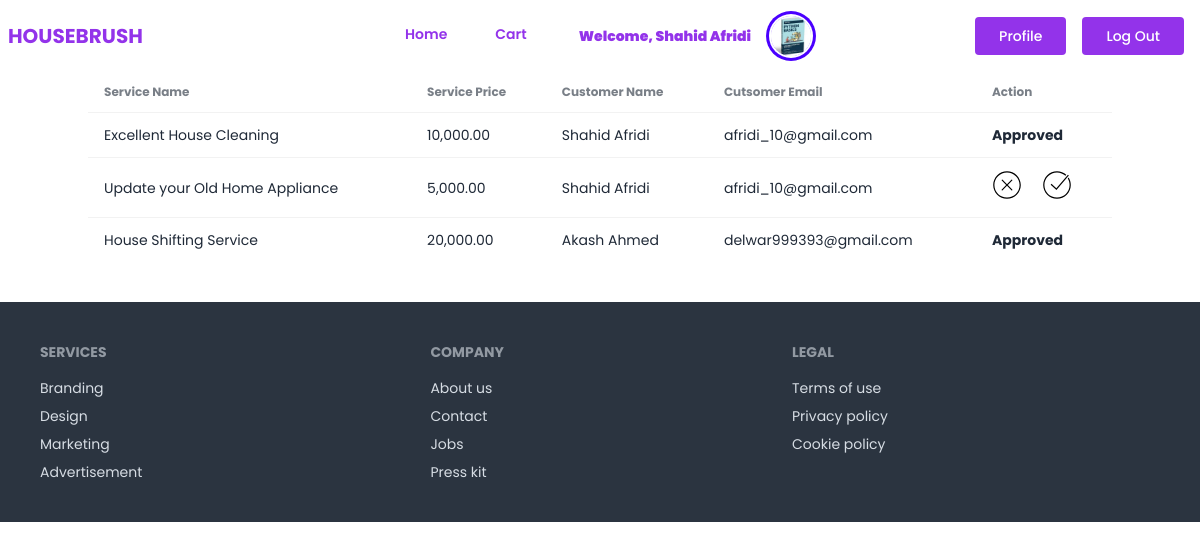
The app's page /services/cart_items/ (signed in), older data.
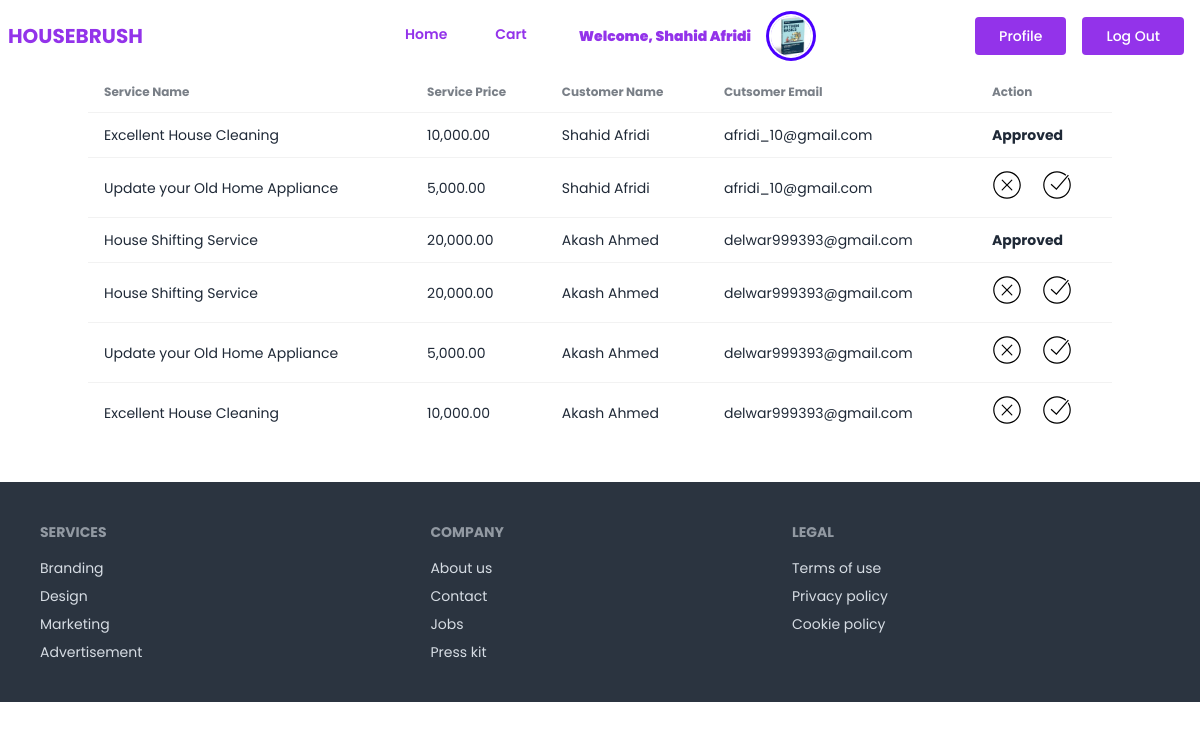
The same page, newer data.
### account/models.py (models this page shows, shortened)
class UserAccount(AbstractUser):
    address = models.TextField()
    image = models.ImageField(upload_to='account/images/')

### service/models.py (models this page shows, shortened)
class Cart(models.Model):
    service = models.ForeignKey(Service, on_delete = models.CASCADE)
    customer = models.ForeignKey(UserAccount, on_delete = models.CASCADE)
    is_order_confirm = models.BooleanField(default=False)

class Service(models.Model):
    service_name = models.CharField(max_length = 100)
    description = models.TextField()
    price = models.DecimalField(max_digits=12,decimal_places=2)
    image = models.ImageField(upload_to = 'service/images/')
    category = models.ForeignKey(Category, on_delete= models.CASCADE)

### service/views.py (the view)
# urls.py: path('cart_items/', CartAllItemsView.as_view(), name='cart_items'),
class CartAllItemsView(LoginRequiredMixin, ListView):
    model = Cart
    template_name = 'service/admin_cart.html'
    context_object_name= 'items'

### service/templates/service/admin_cart.html (shortened to what this page needs)
{% extends "base.html" %}
{% load humanize %}
{% block content %}
<div class="overflow-x-auto">
  <table class="table">
    <thead>
      <tr>
        <th class="font-bold">Service Name</th>
        <th class="font-bold">Service Price</th>
        <th class="font-bold">Customer Name</th>
        <th class="font-bold">Cutsomer Email</th>
        <th class="font-bold">Action</th>
      </tr>
    </thead>
    <tbody>
      {% for item in items %}
        <tr>
            <td>
                {{item.service.service_name}}
            </td>
            <td>
                {{item.service.price|floatformat:2|intcomma }}
            </td>
            <td>{{item.customer.first_name}} {{item.customer.last_name}}</td>
            <td>{{ item.customer.email }}</td>
            <th class="flex gap-5">
                {% if item.is_order_confirm == True %}
                    Approved
                {% else %}
                <a href="{% url "cancel" item.id %}" class="tooltip" data-tip="Cancel Service">
                </a>
                <a href="{% url "confirm" item.id %}" class="tooltip" data-tip="Approve Order">
                  <button class="">
                      <div class="svg-container hover:text-white">
                      </div>
                  </button>
                </a>
                {% endif %}
            </th>
        </tr>
      {% endfor %}
    </tbody>
  </table>
</div>
{% endblock content %}

### core/templates/base.html (shortened to what this page needs)
<!DOCTYPE html>
<html lang="en">
<head>
    <link href="https://cdn.jsdelivr.net/npm/daisyui@4.5.0/dist/full.min.css" rel="stylesheet" type="text/css" />
    <script src="https://cdn.tailwindcss.com"></script>
</head>
<body style="font-family: 'Poppins', sans-serif">
    {% include "navbar.html" %}
    <div class="container mx-auto">
        {% block content %}
        {% endblock content %}
    </div>
    {% include "footer.html" %}
</body>
</html>

### core/templates/navbar.html (shortened to what this page needs)
<div class="navbar bg-base-100">
  <div class="navbar-start">
    <a href="{% url "home" %}" class="text-purple-600 text-xl uppercase font-bold">HouseBrush</a>
  </div>
  <div class="navbar-center hidden lg:flex">
    <ul class="menu menu-horizontal px-1">
      <li>
          <a href="{% url "home" %}" class="block font-semibold mt-4 lg:inline-block lg:mt-0 text-purple-600 hover:text-red-600 hover:font-black mr-4">Home</a>
        </li>
        <li>
          <a href="{% url "cart" %}" class="block font-semibold mt-4 lg:inline-block lg:mt-0 text-purple-600 hover:text-red-600 hover:font-black mr-4">
            Cart
          </a>
        </li>
        <div class="flex">
            <div class="text-purple-600 my-auto  font-black px-5">
            Welcome, {{ request.user.first_name }} {{ request.user.last_name }}
        </div>
        <div class="avatar">
            <div class="w-10 rounded-full ring ring-primary ring-offset-base-100 ring-offset-2">
               {% if request.user.image and request.user.image.url %}
                  <img src="{{ request.user.image.url }}" />
                  {% endif %}
            </div>
        </div>
        </div>
    </ul>
  </div>
  <div class="navbar-end">
    {% if request.user.is_authenticated %}
    <a href="{% url "account:profile" %}" class="mx-2 inline-block font-medium text-sm px-6 py-3 leading-none bg-purple-600 rounded text-white border-white hover:border-transparent hover:text-dark hover:bg-red-600 mt-4 lg:mt-0">Profile</a>
    <a href="{% url "account:logout" %}" class="mx-2 inline-block font-medium text-sm px-6 py-3 leading-none bg-purple-600 rounded text-white border-white hover:border-transparent hover:text-dark hover:bg-red-600 mt-4 lg:mt-0">Log Out</a>
    {% endif %}
  </div>
</div>

### core/templates/footer.html
<footer class="footer p-10 bg-neutral text-neutral-content mt-10">
  <nav>
    <header class="footer-title">Services</header>
    <a class="link link-hover">Branding</a>
    <a class="link link-hover">Design</a>
    <a class="link link-hover">Marketing</a>
    <a class="link link-hover">Advertisement</a>
  </nav>
  <nav>
    <header class="footer-title">Company</header>
    <a class="link link-hover">About us</a>
    <a class="link link-hover">Contact</a>
    <a class="link link-hover">Jobs</a>
    <a class="link link-hover">Press kit</a>
  </nav>
  <nav>
    <header class="footer-title">Legal</header>
    <a class="link link-hover">Terms of use</a>
    <a class="link link-hover">Privacy policy</a>
    <a class="link link-hover">Cookie policy</a>
  </nav>
</footer>

Row changes from the older to the newer data that the page shows:
added Cart: service.service_name "House Shifting Service", service.price "20,000.00", customer.first_name "Akash", customer.last_name "Ahmed", customer.email "delwar999393@gmail.com", is_order_confirm False (drawn)
added Cart: service.service_name "Update your Old Home Appliance", service.price "5,000.00", customer.first_name "Akash", customer.last_name "Ahmed", customer.email "delwar999393@gmail.com", is_order_confirm False (drawn)
added Cart: service.service_name "Excellent House Cleaning", service.price "10,000.00", customer.first_name "Akash", customer.last_name "Ahmed", customer.email "delwar999393@gmail.com", is_order_confirm False (drawn)
